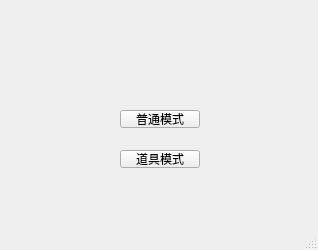
<?xml version="1.0" encoding="UTF-8"?>
<ui version="4.0">
 <class>MainWindow</class>
 <widget class="QMainWindow" name="MainWindow">
  <property name="geometry">
   <rect>
    <x>0</x>
    <y>0</y>
    <width>318</width>
    <height>250</height>
   </rect>
  </property>
  <property name="windowTitle">
   <string>MainWindow</string>
  </property>
  <widget class="QWidget" name="centralwidget">
   <widget class="QPushButton" name="normalMode">
    <property name="geometry">
     <rect>
      <x>120</x>
      <y>110</y>
      <width>80</width>
      <height>18</height>
     </rect>
    </property>
    <property name="text">
     <string>普通模式</string>
    </property>
   </widget>
   <widget class="QPushButton" name="itemMode">
    <property name="geometry">
     <rect>
      <x>120</x>
      <y>150</y>
      <width>80</width>
      <height>18</height>
     </rect>
    </property>
    <property name="text">
     <string>道具模式</string>
    </property>
   </widget>
  </widget>
  <widget class="QMenuBar" name="menubar">
   <property name="geometry">
    <rect>
     <x>0</x>
     <y>0</y>
     <width>318</width>
     <height>17</height>
    </rect>
   </property>
  </widget>
  <widget class="QStatusBar" name="statusbar"/>
 </widget>
 <resources/>
 <connections/>
</ui>
